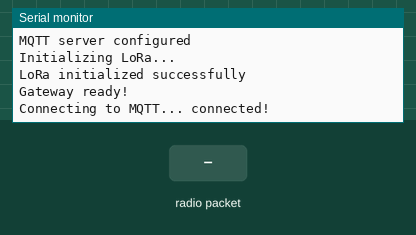
A sketch run on a simulated ESP32. Shown: the last lines printed to the serial monitor. The inputs (shaded band) are chosen by the test bench. WiFi joins after 1.5 s; servers stay silent unless stated; no radio packets arrive unless stated; no MQTT or app messages arrive unless stated.

Above: at 3.7 s.
3.8 s: radio packet "-" arrives
At 5.0 s:
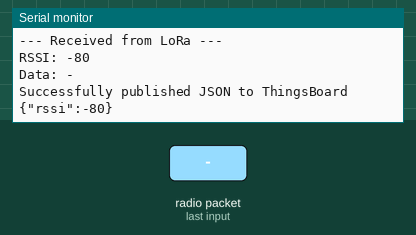
5.3 s: radio packet "5" arrives
At 6.5 s:
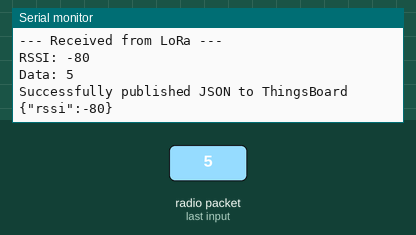

The sketch:

Server_final.ino
```cpp
#include <WiFi.h>
#include <WiFiClientSecure.h>
#include <PubSubClient.h>
#include <SPI.h>
#include <LoRa.h>
#include <ArduinoJson.h>

// ---------- WiFi Credentials ----------
const char *ssid = "iPhone";
const char *password = "sanjnaa1312";

// ---------- ThingsBoard MQTT ----------
const char *mqtt_server = "acsd-mimo.etit.tu-chemnitz.de";
const int mqtt_port = 8883;
const char *gateway_token = "venx1cds5buwjy3hw3k3";
const char *gateway_topic = "v1/devices/me/telemetry";

// ---------- LoRa Configuration ----------
#define LORA_SCK   14
#define LORA_MISO  12
#define LORA_MOSI  13
#define LORA_SS    15
#define LORA_RST   27
#define LORA_DI0   26
#define LORA_BAND  915E6

// ---------- Root CA Certificate ----------
const char* root_ca = R"rawliteral(
-----BEGIN CERTIFICATE-----
MIIFazCCA1OgAwIBAgIRAIIQz7DSQONZRGPgu2OCiwAwDQYJKoZIhvcNAQELBQAw
TzELMAkGA1UEBhMCVVMxKTAnBgNVBAoTIEludGVybmV0IFNlY3VyaXR5IFJlc2Vh
cmNoIEdyb3VwMRUwEwYDVQQDEwxJU1JHIFJvb3QgWDEwHhcNMTUwNjA0MTEwNDM4
WhcNMzUwNjA0MTEwNDM4WjBPMQswCQYDVQQGEwJVUzEpMCcGA1UEChMgSW50ZXJu
ZXQgU2VjdXJpdHkgUmVzZWFyY2ggR3JvdXAxFTATBgNVBAMTDElTUkcgUm9vdCBY
MTCCAiIwDQYJKoZIhvcNAQEBBQADggIPADCCAgoCggIBAK3oJHP0FDfzm54rVygc
h77ct984kIxuPOZXoHj3dcKi/vVqbvYATyjb3miGbESTtrFj/RQSa78f0uoxmyF+
0TM8ukj13Xnfs7j/EvEhmkvBioZxaUpmZmyPfjxwv60pIgbz5MDmgK7iS4+3mX6U
A5/TR5d8mUgjU+g4rk8Kb4Mu0UlXjIB0ttov0DiNewNwIRt18jA8+o+u3dpjq+sW
T8KOEUt+zwvo/7V3LvSye0rgTBIlDHCNAymg4VMk7BPZ7hm/ELNKjD+Jo2FR3qyH
B5T0Y3HsLuJvW5iB4YlcNHlsdu87kGJ55tukmi8mxdAQ4Q7e2RCOFvu396j3x+UC
B5iPNgiV5+I3lg02dZ77DnKxHZu8A/lJBdiB3QW0KtZB6awBdpUKD9jf1b0SHzUv
KBds0pjBqAlkd25HN7rOrFleaJ1/ctaJxQZBKT5ZPt0m9STJEadao0xAH0ahmbWn
OlFuhjuefXKnEgV4We0+UXgVCwOPjdAvBbI+e0ocS3MFEvzG6uBQE3xDk3SzynTn
jh8BCNAw1FtxNrQHusEwMFxIt4I7mKZ9YIqioymCzLq9gwQbooMDQaHWBfEbwrbw
qHyGO0aoSCqI3Haadr8faqU9GY/rOPNk3sgrDQoo//fb4hVC1CLQJ13hef4Y53CI
rU7m2Ys6xt0nUW7/vGT1M0NPAgMBAAGjQjBAMA4GA1UdDwEB/wQEAwIBBjAPBgNV
HRMBAf8EBTADAQH/MB0GA1UdDgQWBBR5tFnme7bl5AFzgAiIyBpY9umbbjANBgkq
hkiG9w0BAQsFAAOCAgEAVR9YqbyyqFDQDLHYGmkgJykIrGF1XIpu+ILlaS/V9lZL
ubhzEFnTIZd+50xx+7LSYK05qAvqFyFWhfFQDlnrzuBZ6brJFe+GnY+EgPbk6ZGQ
3BebYhtF8GaV0nxvwuo77x/Py9auJ/GpsMiu/X1+mvoiBOv/2X/qkSsisRcOj/KK
NFtY2PwByVS5uCbMiogziUwthDyC3+6WVwW6LLv3xLfHTjuCvjHIInNzktHCgKQ5
ORAzI4JMPJ+GslWYHb4phowim57iaztXOoJwTdwJx4nLCgdNbOhdjsnvzqvHu7Ur
TkXWStAmzOVyyghqpZXjFaH3pO3JLF+l+/+sKAIuvtd7u+Nxe5AW0wdeRlN8NwdC
jNPElpzVmbUq4JUagEiuTDkHzsxHpFKVK7q4+63SM1N95R1NbdWhscdCb+ZAJzVc
oyi3B43njTOQ5yOf+1CceWxG1bQVs5ZufpsMljq4Ui0/1lvh+wjChP4kqKOJ2qxq
4RgqsahDYVvTH9w7jXbyLeiNdd8XM2w9U/t7y0Ff/9yi0GE44Za4rF2LN9d11TPA
mRGunUHBcnWEvgJBQl9nJEiU0Zsnvgc/ubhPgXRR4Xq37Z0j4r7g1SgEEzwxA57d
emyPxgcYxn/eR44/KJ4EBs+lVDR3veyJm+kXQ99b21/+jh5Xos1AnX5iItreGCc=
-----END CERTIFICATE-----
)rawliteral";

WiFiClientSecure secureClient;
PubSubClient client(secureClient);

// ---------- Setup WiFi ----------
void setup_wifi() {
    Serial.print("Connecting to Wi-Fi");
    WiFi.begin(ssid, password);

    while (WiFi.status() != WL_CONNECTED) {
        delay(500);
        Serial.print(".");
    }
    Serial.println(" connected!");
}

// ---------- Setup MQTT ----------
void setup_mqtt() {
    secureClient.setCACert(root_ca);
    client.setServer(mqtt_server, mqtt_port);
    client.setBufferSize(1024);
    Serial.println("MQTT server configured");
}

void reconnect() {
    while (!client.connected()) {
        String clientId = "gateway-" + String(WiFi.macAddress());
        Serial.print("Connecting to MQTT...");

        if (client.connect(clientId.c_str(), gateway_token, NULL)) {
            Serial.println(" connected!");
        } else {
            Serial.print(" failed, rc=");
            Serial.print(client.state());
            Serial.println(" trying again in 2 seconds");
            delay(2000);
        }
    }
}

// ---------- Setup LoRa ----------
void setup_lora() {
    Serial.println("Initializing LoRa...");

    SPI.begin(LORA_SCK, LORA_MISO, LORA_MOSI, LORA_SS);
    LoRa.setPins(LORA_SS, LORA_RST, LORA_DI0);

    if (!LoRa.begin(LORA_BAND)) {
        Serial.println("Starting LoRa failed!");
        while (1);
    }
    Serial.println("LoRa initialized successfully");
}

// ---------- Helper: Parse "key=value,key2=value2" ----------
void parseKeyValueToJson(const String &data, JsonDocument &doc) {
  int start = 0;
  while (start < data.length()) {
    int colonIndex = data.indexOf(':', start);
    int commaIndex = data.indexOf(',', start);

    if (colonIndex == -1) break;  // no more key:value

    String key = data.substring(start, colonIndex);
    key.trim();

    String value;
    if (commaIndex == -1) {
      value = data.substring(colonIndex + 1);
      start = data.length();
    } else {
      value = data.substring(colonIndex + 1, commaIndex);
      start = commaIndex + 1;
    }
    value.trim();
    value.replace("ppm", "");
    value.replace("%", "");
    value.replace("C", "");


    // If numeric -> store as number
    if (value.length() > 0 && isDigit(value.charAt(0)) || value.charAt(0) == '-') {
      doc[key] = value.toFloat();
    } else {
      doc[key] = value;
    }
  }
}

// ---------- Main Setup ----------
void setup() {
    Serial.begin(115200);
    delay(1000);

    setup_wifi();
    setup_mqtt();
    setup_lora();

    Serial.println("Gateway ready!");
}

// ---------- Main Loop ----------
void loop() {
    if (!client.connected()) {
        reconnect();
    }
    client.loop();

    int packetSize = LoRa.parsePacket();
    if (packetSize) {
        String incoming = "";
        while (LoRa.available()) {
            incoming += (char)LoRa.read();
        }

        Serial.println("\n--- Received from LoRa ---");
        Serial.println("RSSI: " + String(LoRa.packetRssi()));
        Serial.println("Data: " + incoming);

        // Build JSON payload
        StaticJsonDocument<256> doc;
        parseKeyValueToJson(incoming, doc);
        doc["rssi"] = LoRa.packetRssi();

        char buffer[256];
        size_t n = serializeJson(doc, buffer);

        // Publish to ThingsBoard
        if (client.publish(gateway_topic, buffer, n)) {
            Serial.println("Successfully published JSON to ThingsBoard");
            Serial.println(buffer);
        } else {
            Serial.println("Failed to publish");
        }
    }

    delay(100);
}
```

Measured:
- after the input at 3.8 s, the serial monitor: prints a new line after 0.08 s (image 1)
- after the input at 5.3 s, the serial monitor: prints a new line after 0.09 s (image 2)
